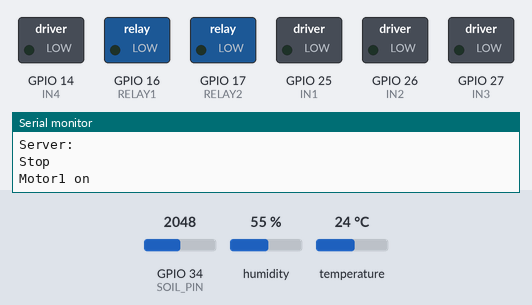
Recording of a sketch running on a simulated ESP32. On the bench: switched loads named in the sketch (green lamp = pin HIGH), the last lines printed to the serial monitor. The test bench sets the inputs (shaded band); at power-on: GPIO 34 (SOIL_PIN) = 2048, humidity 55 %, temperature 24 °C. WiFi joins after 1.5 s; servers stay silent unless stated; uploads are accepted with an empty reply.

Above: at 15.7 s.
15.8 s: GPIO 34 (SOIL_PIN) set to 1039
24.4 s: GPIO 34 (SOIL_PIN) set to 959
At 25.3 s:
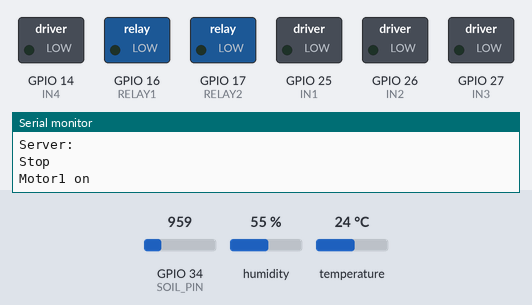
33.0 s: GPIO 34 (SOIL_PIN) set to 1040
At 38.0 s:
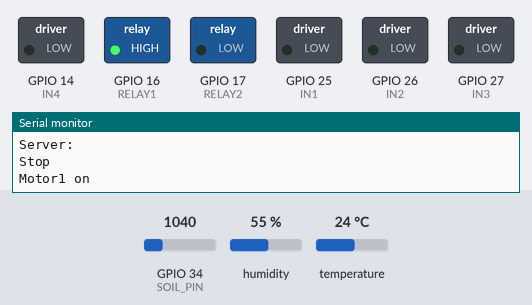
47.0 s: GPIO 34 (SOIL_PIN) set to 960
At 49.4 s:
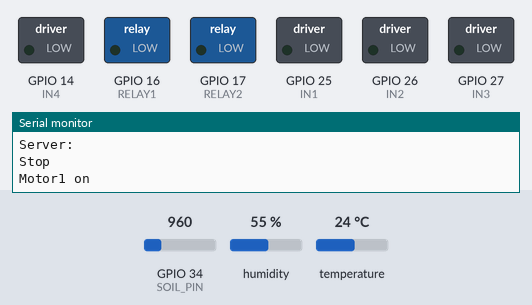
Timing chart, 0 to 50.9 s (numbered marks = the images above; inputs shaded):
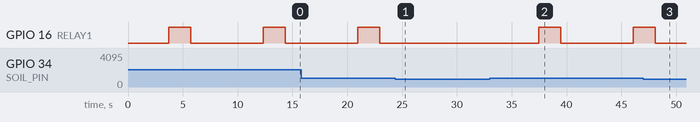

The sketch:

karpagam-agri.ino
```cpp
#include <WiFi.h>
#include <HTTPClient.h>
#include "DHT.h"
//https://esskay-012024.live/plant/robo_menu.php
// ---------------- MOTOR ----------------
#define IN1 25
#define IN2 26
#define IN3 27
#define IN4 14

// ---------------- SENSOR ----------------
#define DHTPIN 4
#define DHTTYPE DHT11
#define SOIL_PIN 34

// ---------------- RELAY ----------------
#define RELAY1 16
#define RELAY2 17

DHT dht(DHTPIN, DHTTYPE);

// ---------------- WIFI ----------------
const char* ssid = "Firmware";
const char* password = "Solutions@12345";

// ---------------- SERVER URLs ----------------
String motorURL = "http://esskay-012024.live/plant/get_command.php";
String relayURL = "http://esskay-012024.live/plant/get_relay_status.php";

void setup() {
  Serial.begin(115200);

  // Motor pins
  pinMode(IN1, OUTPUT); pinMode(IN2, OUTPUT);
  pinMode(IN3, OUTPUT); pinMode(IN4, OUTPUT);

  // Relay pins
  pinMode(RELAY1, OUTPUT);
  pinMode(RELAY2, OUTPUT);

  digitalWrite(RELAY1, LOW);
  digitalWrite(RELAY2, LOW);

  dht.begin();

  WiFi.begin(ssid, password);
  Serial.print("Connecting WiFi");
  while (WiFi.status() != WL_CONNECTED) {
    delay(500);
    Serial.print(".");
  }
  Serial.println("\nWiFi Connected");
}

void loop() {
  readSensors();
  fetchMotorCommand();
  fetchRelayStatus();
  delay(2000);


}

// ================= SENSOR =================

void readSensors() {
  float humidity = dht.readHumidity();
  float temperature = dht.readTemperature();
  int soilValue = analogRead(SOIL_PIN);

  Serial.printf("Temp: %.2f | Humidity: %.2f | Soil: %d\n",
                temperature, humidity, soilValue);

  sendSensorToServer(temperature, humidity, soilValue);

  if (soilValue > 1000) {
    stop1();
    Serial.println("Motor1 on");
    delay(2000);
    digitalWrite(RELAY1, HIGH);
    delay(2000);
    digitalWrite(RELAY1, LOW);
    delay(2000);
  }
}


// ================= MOTOR FETCH =================

void fetchMotorCommand() {
  if (WiFi.status() != WL_CONNECTED) return;

  HTTPClient http;
  http.begin(motorURL);
  int httpCode = http.GET();

  if (httpCode == 200) {
    String command = http.getString();
    command.trim();
    Serial.println("Motor Command: " + command);

    if (command == "forward") forward();
    else if (command == "reverse") reverse();
    else if (command == "left") left();
    else if (command == "right") right();
    else stop1();
  }
  http.end();
}

// ================= RELAY FETCH =================

void fetchRelayStatus() {
  if (WiFi.status() != WL_CONNECTED) return;

  HTTPClient http;
  http.begin(relayURL);
  int httpCode = http.GET();

  if (httpCode == 200) {
    String status = http.getString();
    status.trim();
    Serial.println("Relay Status: " + status);

    if (status == "ON" || status == "1") {
      Serial.println("Motor2 on");
      stop1();delay(1000);
      digitalWrite(RELAY2, HIGH);
      Serial.println("Relay ON");
      delay(5000);
     digitalWrite(RELAY2, LOW);

    } else {
      digitalWrite(RELAY2, LOW);
      Serial.println("Relay OFF");
    }
  }
  http.end();
}

// ================= MOTOR FUNCTIONS =================

void reverse() {
  digitalWrite(IN1, HIGH); digitalWrite(IN2, LOW);
  digitalWrite(IN3, LOW);  digitalWrite(IN4, HIGH);
  Serial.println("Forward");
}

void forward() {
  digitalWrite(IN1, LOW); digitalWrite(IN2, HIGH);
  digitalWrite(IN3, HIGH); digitalWrite(IN4, LOW);
  Serial.println("Reverse");
}

void left() {
  digitalWrite(IN1, LOW); digitalWrite(IN2, HIGH);
  digitalWrite(IN3, LOW); digitalWrite(IN4, HIGH);
  Serial.println("Left");
}

void right() {
  digitalWrite(IN1, HIGH); digitalWrite(IN2, LOW);
  digitalWrite(IN3, HIGH); digitalWrite(IN4, LOW);
  Serial.println("Right");
}

void stop1() {
  digitalWrite(IN1, LOW); digitalWrite(IN2, LOW);
  digitalWrite(IN3, LOW); digitalWrite(IN4, LOW);
  Serial.println("Stop");
}


void sendSensorToServer(float temp, float hum, int soil) {
  if (WiFi.status() != WL_CONNECTED) return;

  HTTPClient http;

  String url = "http://esskay-012024.live/plant/store_sensor.php";
  String postData = "temperature=" + String(temp) +
                    "&humidity=" + String(hum) +
                    "&soil=" + String(soil);

  http.begin(url);
  http.addHeader("Content-Type", "application/x-www-form-urlencoded");

  int httpCode = http.POST(postData);

  if (httpCode > 0) {
    String response = http.getString();
    Serial.println("Server: " + response);
  } else {
    Serial.println("Error sending data");
  }

  http.end();
}
```

Measured:
- after the input at 24.4 s, GPIO 16 (RELAY1): stays LOW (without the input it goes to HIGH after 5.2 s)
- after the input at 33.0 s, GPIO 16 (RELAY1): LOW → HIGH after 4.5 s, → LOW 2.0 s later, → HIGH 6.6 s later
- after the input at 47.0 s, GPIO 16 (RELAY1): goes on until 48.1 s, then stays LOW
- by itself, GPIO 16 (RELAY1): alternates HIGH for 2.0 s and LOW for 6.6 s
